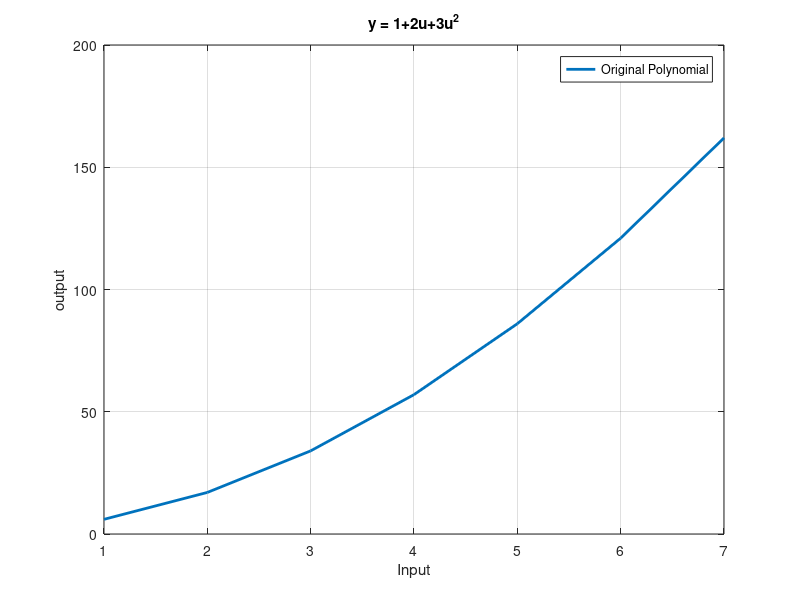

The MATLAB source for this figure: (Note: this script raises an error after producing the figure.)
clc; clear all; close all;


%% Gathering the input and the output
%Input
u = [1 2 3 4 5 6 7]';
%assume the model coeff that we want to find them but only here we assumed
%that in order to get inputs and outputs
b_0 = 1; 
b_1 = 2;
b_2 = 3;

y = @(u) b_0 + b_1*u + b_2*u.^2;

%Output
Y =  y(u);



%% Plot the original polynomial
figure(1)
plot(u, Y, 'LineWidth', 2);
grid on
legend('Original Polynomial')
title('y = 1+2u+3u^2')
xlabel('Input')
ylabel('output')

%% function usage
pols = [0, 1, 2, 3];

for m =1: length(pols)
[theta, V, sample_var, COV] = fitpoly(Y, u, pols(m)); % [Coefficients, least_square_loss, sample_variance, Cov_matrix] = fitpoly(OUTPUT, INPUT, degree);
output = fitval(theta, u, pols(m)); %OUTPUT = fitval(Coefficients, INPUT, degree)

V
sample_var
COV

figure(2)
hold all
plot(u, output, 'LineWidth', 2)
grid on

end

% plot the solutions
figure(2)
legend('fit deg 0,  loss function = 9842', 'fit deg 1,  loss function = 378', 'fit deg 2,  loss function = 5.7663e-23', 'fit deg 3, loss function = 4.3064e-18')
title('fitting the polynial y = 1+2u+3u^2  using various degrees')
xlabel('Input')
ylabel('output')